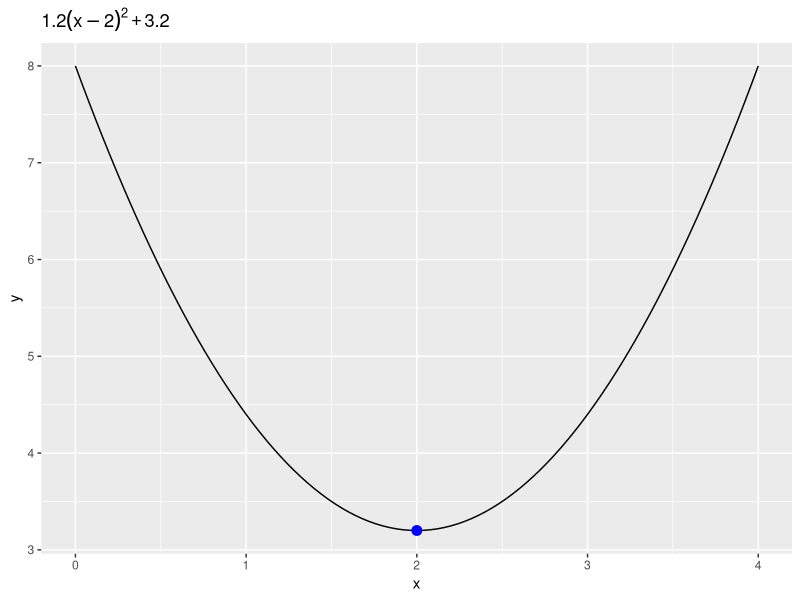
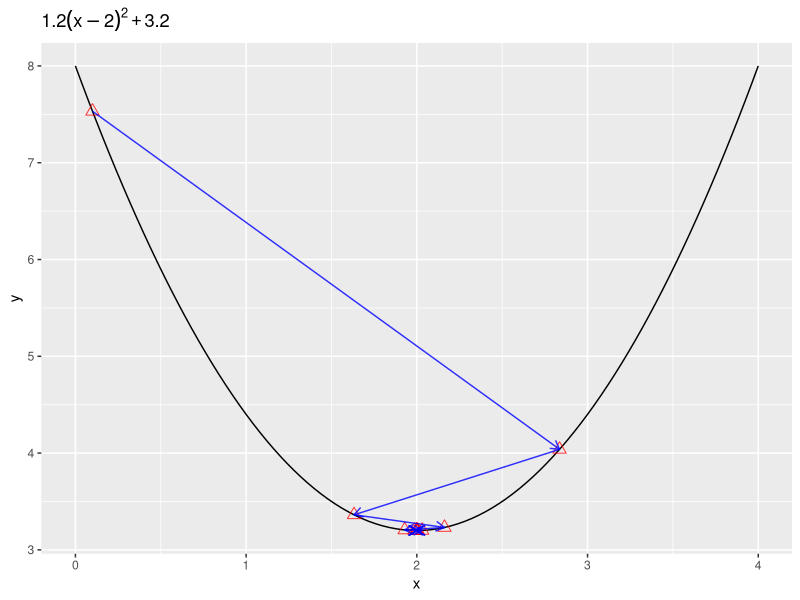

Recreate these plots in R, in order.
library(grid)
library(dplyr)
library(scales)
library(ggplot2)

# original formula 
Formula <- function(x) 1.2 * (x-2)^2 + 3.2

# visualize the function, and the optimal solution
ggplot( data.frame( x = c(0, 4) ), aes(x) ) + 
  stat_function(fun = Formula) + 
  geom_point( data = data.frame( x = 2, y = Formula(2) ), aes(x, y), 
              color = "blue", size = 3 ) + 
  ggtitle( expression( 1.2 * (x-2)^2 + 3.2 ) )

# first derivative of the formula above
Derivative <- function(x) 2 * 1.2 * (x-2) 


#### Gradient Descent implementation :

## Define parameters :
# x_new : initial guess for the x value
# x_old : assign a random value to start the first iteration 
x_new <- .1 
x_old <- 0

# define the eta value (learning rate)
learning_rate <- .6

# define the epilson value, maximum iteration allowed 
epsilon <- .001
step <- 1
iteration <- 20

# records the x and y value for visualization ; add the inital guess 
xtrace <- list() ; ytrace <- list()
xtrace[[1]] <- x_new ; ytrace[[1]] <- Formula(x_new)
cbind( xtrace, ytrace )

while( abs(x_new - x_old) > epsilon & step <= iteration )
{
  # update iteration count 
  step <- step + 1    
  
  # gradient descent
  x_old <- x_new
  x_new <- x_old - learning_rate * Derivative(x_old)
  
  # record keeping 
  xtrace[[step]] <- x_new
  ytrace[[step]] <- Formula(x_new)    
}

# create the data points' dataframe
record <- data.frame( x = unlist(xtrace), y = unlist(ytrace))
record

# create the segment between each points (gradient steps)
segment <- data.frame( x = double(), y = double(), xend = double(), yend = double() )
for( i in 1:( nrow(record)-1 ) ) {
  segment[ i, ] <- cbind( record[i, ], record[i + 1, ] )
}

# visualize the gradient descent's value 
ggplot( data.frame( x = c(0, 4) ), aes(x) ) + 
  stat_function(fun = Formula) + 
  ggtitle( expression( 1.2 * (x-2)^2 + 3.2 ) ) + 
  geom_point( data = record, aes(x, y), color = "red", size = 3, alpha = .8, shape = 2 ) +
  geom_segment( data = segment , aes(x = x, y = y, xend = xend, yend = yend), 
                color = "blue", alpha = .8, arrow = arrow( length = unit(0.25, "cm") ) )

